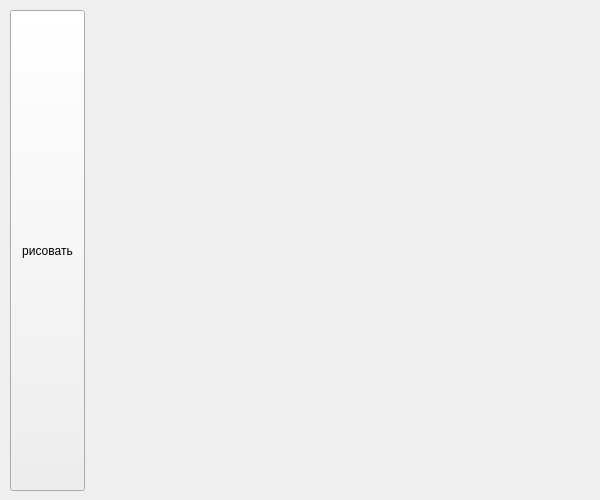
<?xml version="1.0" encoding="UTF-8"?>
<ui version="4.0">
 <class>Form</class>
 <widget class="QWidget" name="Form">
  <property name="geometry">
   <rect>
    <x>0</x>
    <y>0</y>
    <width>600</width>
    <height>500</height>
   </rect>
  </property>
  <property name="windowTitle">
   <string>Form</string>
  </property>
  <widget class="QPushButton" name="pushButton">
   <property name="geometry">
    <rect>
     <x>10</x>
     <y>10</y>
     <width>75</width>
     <height>481</height>
    </rect>
   </property>
   <property name="text">
    <string>рисовать</string>
   </property>
  </widget>
 </widget>
 <resources/>
 <connections/>
</ui>
